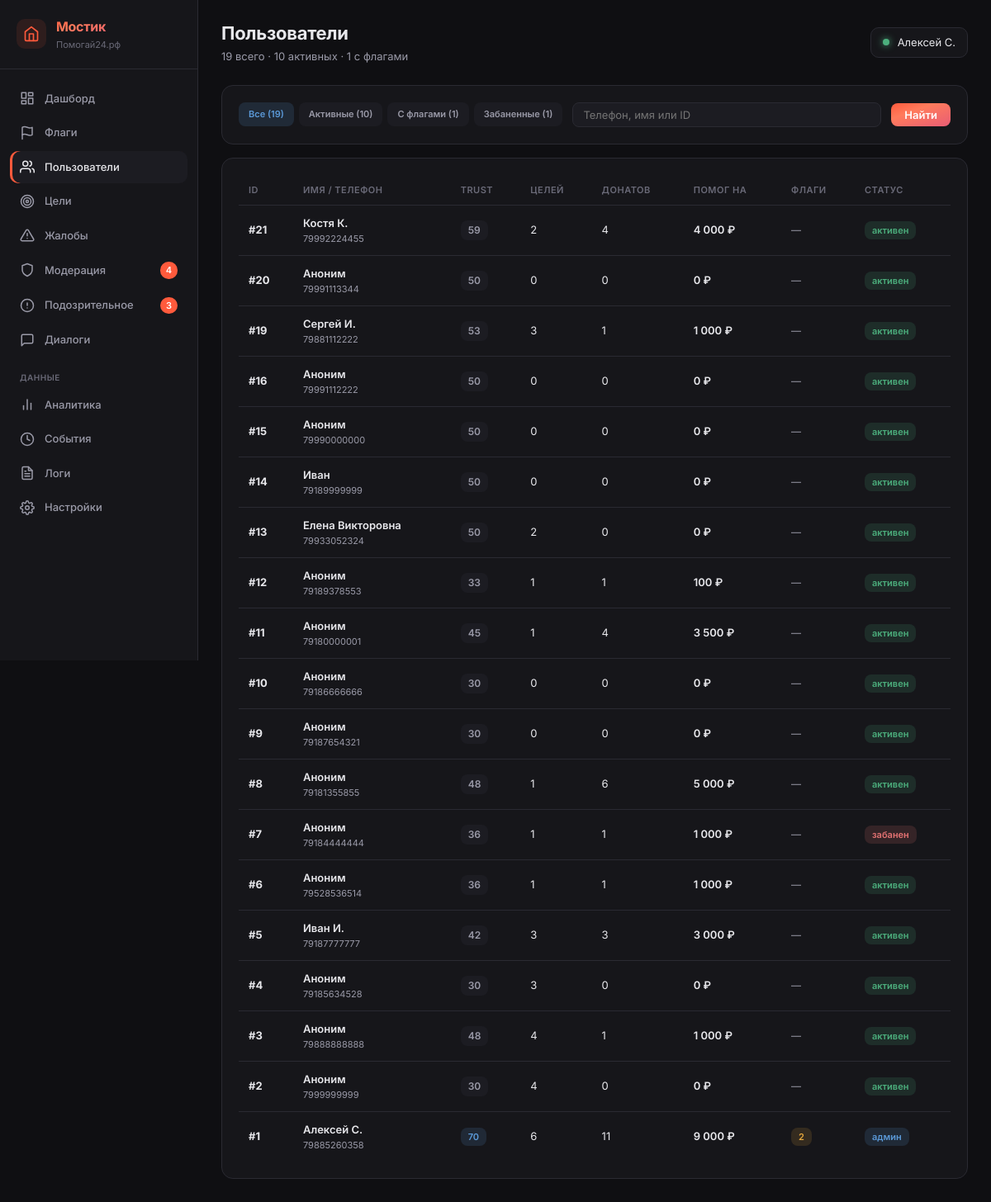
Page /_metrics/users (signed in) on the committed database.
### tables this page shows
CREATE TABLE users (
            id INTEGER PRIMARY KEY AUTOINCREMENT,
            phone TEXT UNIQUE NOT NULL,
            password_hash TEXT NOT NULL,
            email TEXT NULL,
            name TEXT NULL,
            avatar_url TEXT NULL,
            max_id TEXT NULL,
            vk_id TEXT NULL,
            fcm_token TEXT NULL,
            onboarding_passed INTEGER DEFAULT 0,
            rating REAL DEFAULT 0.0,
            rating_level TEXT DEFAULT 'novice',
            confirmations_total INTEGER DEFAULT 0,
            confirmations_approved INTEGER DEFAULT 0,
            confirmations_ignored INTEGER DEFAULT 0,
            donation_streak INTEGER DEFAULT 0,
            goals_helped_close INTEGER DEFAULT 0,
            total_helped_amount REAL DEFAULT 0.00,
            priority_days INTEGER DEFAULT 0,
            circles_of_care INTEGER DEFAULT 0,
            interest_weights TEXT DEFAULT NULL,
            eternal_donation_config TEXT DEFAULT NULL,
            yellow_card_until TEXT NULL,
            is_banned INTEGER DEFAULT 0,
            created_at TEXT DEFAULT (datetime('now'))
        , xp INTEGER DEFAULT 0, xp_level TEXT DEFAULT 'novice', streak_days INTEGER DEFAULT 0, last_action_date TEXT, ip_registered TEXT, author_badge TEXT, trust_score INTEGER DEFAULT 50, trust_level TEXT DEFAULT 'guest', is_admin INTEGER DEFAULT 0, profile_completed INTEGER DEFAULT 0, identity_verified INTEGER DEFAULT 0, city TEXT, region_code TEXT, region_name TEXT, birth_date TEXT, onboarding_step INTEGER DEFAULT 0, identity_verified_at TEXT, identity_doc_path TEXT, identity_selfie_path TEXT);

### main.py (the view)
@app.route('/_metrics/users')
@admin_required
def metrics_users():
    user = get_current_user()
    db = get_db()
    search = request.args.get('search', '').strip()
    filter_type = request.args.get('filter', 'all')  # all, banned, flagged, active
    query = """
        SELECT u.*,
            (SELECT COUNT(*) FROM goals WHERE user_id = u.id) as goals_count,
            (SELECT COUNT(*) FROM donations WHERE donor_id = u.id AND status IN ('recipient_confirmed','completed')) as donations_sent,
            (SELECT COALESCE(SUM(amount_reported), 0) FROM donations WHERE donor_id = u.id AND status IN ('recipient_confirmed','completed')) as total_sent,
            (SELECT COUNT(*) FROM content_guard_log WHERE user_id = u.id) as flags_count,
            (SELECT COUNT(*) FROM reports WHERE reporter_id = u.id) as reports_made
        FROM users u
        WHERE 1=1
    """
    params = []
    if search:
        query += " AND (u.phone LIKE ? OR u.name LIKE ? OR CAST(u.id AS TEXT) = ?)"
        params.extend([f'%{search}%', f'%{search}%', search])
    if filter_type == 'banned':
        query += " AND u.is_banned = 1"
    elif filter_type == 'flagged':
        query += " AND (SELECT COUNT(*) FROM content_guard_log WHERE user_id = u.id) > 0"
    elif filter_type == 'active':
        query += " AND (SELECT COUNT(*) FROM donations WHERE donor_id = u.id) > 0"
    query += " ORDER BY u.id DESC LIMIT 200"
    users = db.execute(query, params).fetchall()
    counts_total = db.execute("SELECT COUNT(*) FROM users").fetchone()[0]
    counts_banned = db.execute("SELECT COUNT(*) FROM users WHERE is_banned = 1").fetchone()[0]
    counts_flagged = db.execute("SELECT COUNT(DISTINCT user_id) FROM content_guard_log WHERE user_id IS NOT NULL").fetchone()[0]
    counts_active = db.execute("SELECT COUNT(DISTINCT donor_id) FROM donations WHERE donor_id IS NOT NULL").fetchone()[0]
    counts = get_sidebar_counts(db)
    return render_template('_metrics/users.html',
        user=user,
        active='users',
        counts=counts,
        users=users,
        search=search,
        filter_type=filter_type,
        counts_total=counts_total,
        counts_banned=counts_banned,
        counts_flagged=counts_flagged,
        counts_active=counts_active,
    )

### templates/_metrics/users.html (shortened to what this page needs)
{% extends "_metrics/base.html" %}
{% block page_title %}Пользователи{% endblock %}
{% block page_subtitle %}{{ counts_total }} всего · {{ counts_active }} активных · {{ counts_flagged }} с флагами{% endblock %}
{% block content %}
<div class="m-section" style="margin-bottom: 16px;">
    <form method="GET" style="display: flex; gap: 12px; align-items: center; flex-wrap: wrap;">
        <div style="display: flex; gap: 6px;">
            <a href="?filter=all" class="m-badge {% if filter_type == 'all' %}info{% else %}muted{% endif %}"
               style="text-decoration: none; padding: 6px 12px;">Все ({{ counts_total }})</a>
            <a href="?filter=active" class="m-badge {% if filter_type == 'active' %}success{% else %}muted{% endif %}"
               style="text-decoration: none; padding: 6px 12px;">Активные ({{ counts_active }})</a>
            <a href="?filter=flagged" class="m-badge {% if filter_type == 'flagged' %}warning{% else %}muted{% endif %}"
               style="text-decoration: none; padding: 6px 12px;">С флагами ({{ counts_flagged }})</a>
            <a href="?filter=banned" class="m-badge {% if filter_type == 'banned' %}danger{% else %}muted{% endif %}"
               style="text-decoration: none; padding: 6px 12px;">Забаненные ({{ counts_banned }})</a>
        </div>
        <input type="text" name="search" value="{{ search }}" placeholder="Телефон, имя или ID"
               style="padding: 6px 12px; background: var(--m-bg-3); border: 1px solid var(--m-border); border-radius: 8px; color: var(--m-text); font-size: 13px; font-family: inherit; flex: 1; min-width: 200px;">
        <button type="submit"
                style="padding: 6px 16px; background: var(--m-gradient); border: none; border-radius: 8px; color: white; font-size: 13px; font-weight: 600; font-family: inherit; cursor: pointer;">
            Найти
        </button>
    </form>
</div>
<div class="m-section">
    {% if users %}
    <table class="m-table">
        <thead>
            <tr>
                <th>ID</th>
                <th>Имя / телефон</th>
                <th>Trust</th>
                <th>Целей</th>
                <th>Донатов</th>
                <th>Помог на</th>
                <th>Флаги</th>
                <th>Статус</th>
            </tr>
        </thead>
        <tbody>
            {% for u in users %}
            <tr onclick="location.href='/_metrics/users/{{ u.id }}'" style="cursor: pointer;">
                <td><strong>#{{ u.id }}</strong></td>
                <td>
                    <div style="font-weight: 600;">{{ u.name or 'Аноним' }}</div>
                    <div class="muted" style="font-size: 11px;">{{ u.phone }}</div>
                </td>
                <td>
                    <span class="m-badge {% if (u.trust_score or 0) >= 150 %}success{% elif (u.trust_score or 0) >= 70 %}info{% else %}muted{% endif %}">
                        {{ u.trust_score or 0 }}
                    </span>
                </td>
                <td>{{ u.goals_count }}</td>
                <td>{{ u.donations_sent }}</td>
                <td style="font-weight: 600;">{{ "{:,.0f}".format(u.total_sent).replace(",", " ") }} ₽</td>
                <td>
                    {% if u.flags_count > 0 %}
                        <span class="m-badge warning">{{ u.flags_count }}</span>
                    {% else %}
                        <span class="muted">—</span>
                    {% endif %}
                </td>
                <td>
                    {% if u.is_banned %}
                        <span class="m-badge danger">забанен</span>
                    {% elif u.is_admin %}
                        <span class="m-badge info">админ</span>
                    {% else %}
                        <span class="m-badge success">активен</span>
                    {% endif %}
                </td>
            </tr>
            {% endfor %}
        </tbody>
    </table>
    {% else %}
    <div class="m-empty">Ничего не найдено.</div>
    {% endif %}
</div>
{% endblock %}

### templates/_metrics/base.html (shortened to what this page needs)
<!DOCTYPE html>
<html lang="ru">
<head>
    <link rel="stylesheet" href="/static/_metrics.css?v=3">
</head>
<body>
    <div class="m-layout">
        <aside class="m-sidebar">
            <div class="m-brand">
                <a href="/profile" class="m-brand-icon-link" title="Мой профиль">
                    <svg viewBox="0 0 24 24" fill="none" stroke="currentColor" stroke-width="2" stroke-linecap="round" stroke-linejoin="round">
                        <path d="M3 9l9-7 9 7v11a2 2 0 0 1-2 2H5a2 2 0 0 1-2-2z"></path>
                        <polyline points="9 22 9 12 15 12 15 22"></polyline>
                    </svg>
                </a>
                <div>
                    <div class="m-brand-title">Мостик</div>
                    <div class="m-brand-sub">Помогай24.рф</div>
                </div>
            </div>
            <nav class="m-nav">
                <a href="/_metrics" class="m-nav-item {% if active == 'dashboard' %}active{% endif %}">
                    <svg viewBox="0 0 24 24" fill="none" stroke="currentColor" stroke-linecap="round" stroke-linejoin="round"><rect x="3" y="3" width="7" height="9"/><rect x="14" y="3" width="7" height="5"/><rect x="14" y="12" width="7" height="9"/><rect x="3" y="16" width="7" height="5"/></svg>
                    Дашборд
                </a>
                <a href="/_metrics/flags" class="m-nav-item {% if active == 'flags' %}active{% endif %}">
                    <svg viewBox="0 0 24 24" fill="none" stroke="currentColor" stroke-linecap="round" stroke-linejoin="round"><path d="M4 15s1-1 4-1 5 2 8 2 4-1 4-1V3s-1 1-4 1-5-2-8-2-4 1-4 1z"/><line x1="4" y1="22" x2="4" y2="15"/></svg>
                    Флаги
                </a>
                <a href="/_metrics/users" class="m-nav-item {% if active == 'users' %}active{% endif %}">
                    <svg viewBox="0 0 24 24" fill="none" stroke="currentColor" stroke-linecap="round" stroke-linejoin="round"><path d="M17 21v-2a4 4 0 0 0-4-4H5a4 4 0 0 0-4 4v2"/><circle cx="9" cy="7" r="4"/><path d="M23 21v-2a4 4 0 0 0-3-3.87"/><path d="M16 3.13a4 4 0 0 1 0 7.75"/></svg>
                    Пользователи
                </a>
                <a href="/_metrics/goals" class="m-nav-item {% if active == 'goals' %}active{% endif %}">
                    <svg viewBox="0 0 24 24" fill="none" stroke="currentColor" stroke-linecap="round" stroke-linejoin="round"><circle cx="12" cy="12" r="10"/><circle cx="12" cy="12" r="6"/><circle cx="12" cy="12" r="2"/></svg>
                    Цели
                </a>
                <a href="/_metrics/reports" class="m-nav-item {% if active == 'reports' %}active{% endif %}">
                    <svg viewBox="0 0 24 24" fill="none" stroke="currentColor" stroke-linecap="round" stroke-linejoin="round"><path d="M10.29 3.86L1.82 18a2 2 0 0 0 1.71 3h16.94a2 2 0 0 0 1.71-3L13.71 3.86a2 2 0 0 0-3.42 0z"/><line x1="12" y1="9" x2="12" y2="13"/><line x1="12" y1="17" x2="12.01" y2="17"/></svg>
                    Жалобы
                </a>
                <a href="/_metrics/moderation" class="m-nav-item {% if active == 'moderation' %}active{% endif %}">
                    <svg viewBox="0 0 24 24" fill="none" stroke="currentColor" stroke-linecap="round" stroke-linejoin="round"><path d="M12 22s8-4 8-10V5l-8-3-8 3v7c0 6 8 10 8 10z"/></svg>
                    Модерация
                    {% if counts and counts.moderation %}<span class="m-nav-badge">{{ counts.moderation }}</span>{% endif %}
                </a>
                <a href="/_metrics/suspicious" class="m-nav-item {% if active == 'suspicious' %}active{% endif %}">
                    <svg viewBox="0 0 24 24" fill="none" stroke="currentColor" stroke-linecap="round" stroke-linejoin="round"><circle cx="12" cy="12" r="10"/><line x1="12" y1="8" x2="12" y2="12"/><line x1="12" y1="16" x2="12.01" y2="16"/></svg>
                    Подозрительное
                    {% if counts and counts.suspicious %}<span class="m-nav-badge">{{ counts.suspicious }}</span>{% endif %}
                </a>
                <a href="/_metrics/dialogs" class="m-nav-item {% if active == 'dialogs' %}active{% endif %}">
                    <svg viewBox="0 0 24 24" fill="none" stroke="currentColor" stroke-linecap="round" stroke-linejoin="round"><path d="M21 15a2 2 0 0 1-2 2H7l-4 4V5a2 2 0 0 1 2-2h14a2 2 0 0 1 2 2z"/></svg>
                    Диалоги
                </a>
                <div class="m-nav-section">Данные</div>
                <a href="/_metrics/analytics" class="m-nav-item {% if active == 'analytics' %}active{% endif %}">
                    <svg viewBox="0 0 24 24" fill="none" stroke="currentColor" stroke-linecap="round" stroke-linejoin="round"><line x1="18" y1="20" x2="18" y2="10"/><line x1="12" y1="20" x2="12" y2="4"/><line x1="6" y1="20" x2="6" y2="14"/></svg>
                    Аналитика
                </a>
                <a href="/_metrics/events" class="m-nav-item {% if active == 'events' %}active{% endif %}">
                    <svg viewBox="0 0 24 24" fill="none" stroke="currentColor" stroke-linecap="round" stroke-linejoin="round"><circle cx="12" cy="12" r="10"/><polyline points="12 6 12 12 16 14"/></svg>
                    События
                </a>
                <a href="/_metrics/logs" class="m-nav-item {% if active == 'logs' %}active{% endif %}">
                    Логи
                </a>
                <a href="/_metrics/settings" class="m-nav-item {% if active == 'settings' %}active{% endif %}">
                    Настройки
                </a>
            </nav>
        </aside>
        <main class="m-content">
            <header class="m-header">
                <div>
                    <div class="m-title">{% block page_title %}Мостик{% endblock %}</div>
                    <div class="m-subtitle">{% block page_subtitle %}{% endblock %}</div>
                </div>
                <div class="m-user">
                    <span class="m-user-dot"></span>
                    {{ user.name or user.phone }}
                </div>
            </header>
            {% block content %}{% endblock %}
        </main>
    </div>
</body>
</html>

### rows in the picture
users: name "Алексей С.", id "1", phone "79885260358", trust_score "70", goals_count "6", donations_sent "11", total_sent "9 000", flags_count "2", is_banned "админ"
users: id "21", name "Костя К.", phone "79992224455", trust_score "59", goals_count "2", donations_sent "4", total_sent "4 000", is_banned "активен"
users: id "20", name "Аноним", phone "79991113344", trust_score "50", goals_count "0", donations_sent "0", total_sent "0", is_banned "активен"
users: id "19", name "Сергей И.", phone "79881112222", trust_score "53", goals_count "3", donations_sent "1", total_sent "1 000", is_banned "активен"
users: id "16", name "Аноним", phone "79991112222", trust_score "50", goals_count "0", donations_sent "0", total_sent "0", is_banned "активен"
users: id "15", name "Аноним", phone "79990000000", trust_score "50", goals_count "0", donations_sent "0", total_sent "0", is_banned "активен"
users: id "14", name "Иван", phone "79189999999", trust_score "50", goals_count "0", donations_sent "0", total_sent "0", is_banned "активен"
users: id "13", name "Елена Викторовна", phone "79933052324", trust_score "50", goals_count "2", donations_sent "0", total_sent "0", is_banned "активен"
users: id "12", name "Аноним", phone "79189378553", trust_score "33", goals_count "1", donations_sent "1", total_sent "100", is_banned "активен"
users: id "11", name "Аноним", phone "79180000001", trust_score "45", goals_count "1", donations_sent "4", total_sent "3 500", is_banned "активен"
users: id "10", name "Аноним", phone "79186666666", trust_score "30", goals_count "0", donations_sent "0", total_sent "0", is_banned "активен"
users: id "9", name "Аноним", phone "79187654321", trust_score "30", goals_count "0", donations_sent "0", total_sent "0", is_banned "активен"
users: id "8", name "Аноним", phone "79181355855", trust_score "48", goals_count "1", donations_sent "6", total_sent "5 000", is_banned "активен"
users: id "7", name "Аноним", phone "79184444444", trust_score "36", goals_count "1", donations_sent "1", total_sent "1 000", is_banned "забанен"
users: id "6", name "Аноним", phone "79528536514", trust_score "36", goals_count "1", donations_sent "1", total_sent "1 000", is_banned "активен"
users: id "5", name "Иван И.", phone "79187777777", trust_score "42", goals_count "3", donations_sent "3", total_sent "3 000", is_banned "активен"
users: id "4", name "Аноним", phone "79185634528", trust_score "30", goals_count "3", donations_sent "0", total_sent "0", is_banned "активен"
users: id "3", name "Аноним", phone "79888888888", trust_score "48", goals_count "4", donations_sent "1", total_sent "1 000", is_banned "активен"
users: id "2", name "Аноним", phone "7999999999", trust_score "30", goals_count "4", donations_sent "0", total_sent "0", is_banned "активен"

### other values in the picture
{{ counts.moderation }} "4"
{{ counts.suspicious }} "3"
{{ counts_total }} "19"
{{ counts_active }} "10"
{{ counts_flagged }} "1"
{{ counts_banned }} "1"
